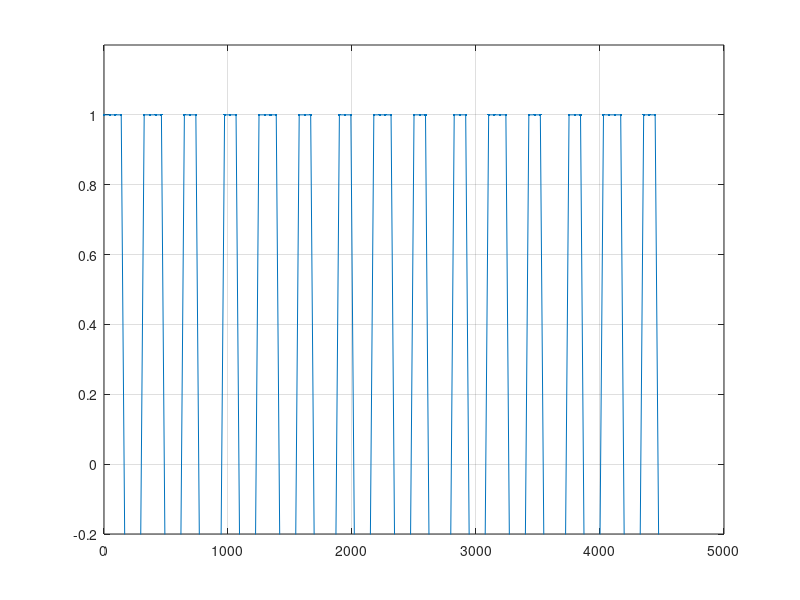

Here is the MATLAB script that generated this plot:
t = linspace(0,3*4800)';
x = square(t);

%plot(t/pi,x,'.-',t/pi,1.15*sin(2*t))
plot(t/pi, x, '.-')
%xlabel('t / \pi')
ylim([-0.2 1.2])
grid on